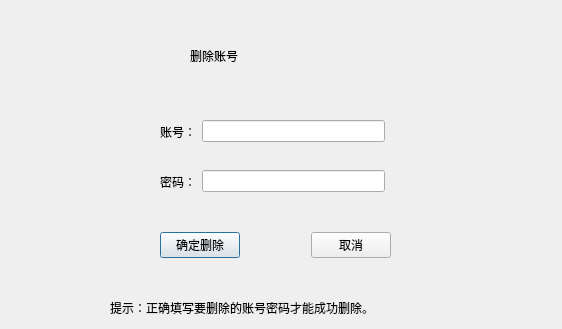
<?xml version="1.0" encoding="UTF-8"?>
<ui version="4.0">
 <class>shanchuyonghu</class>
 <widget class="QDialog" name="shanchuyonghu">
  <property name="geometry">
   <rect>
    <x>0</x>
    <y>0</y>
    <width>562</width>
    <height>329</height>
   </rect>
  </property>
  <property name="windowTitle">
   <string>删除账号</string>
  </property>
  <widget class="QLabel" name="label">
   <property name="geometry">
    <rect>
     <x>190</x>
     <y>10</y>
     <width>181</width>
     <height>91</height>
    </rect>
   </property>
   <property name="styleSheet">
    <string notr="true">font: 26pt &quot;方正舒体&quot;;</string>
   </property>
   <property name="text">
    <string>删除账号</string>
   </property>
  </widget>
  <widget class="QLabel" name="label_4">
   <property name="geometry">
    <rect>
     <x>110</x>
     <y>300</y>
     <width>341</width>
     <height>16</height>
    </rect>
   </property>
   <property name="text">
    <string>提示：正确填写要删除的账号密码才能成功删除。</string>
   </property>
  </widget>
  <widget class="QWidget" name="layoutWidget">
   <property name="geometry">
    <rect>
     <x>160</x>
     <y>120</y>
     <width>225</width>
     <height>23</height>
    </rect>
   </property>
   <layout class="QHBoxLayout" name="horizontalLayout">
    <item>
     <widget class="QLabel" name="label_2">
      <property name="text">
       <string>账号：</string>
      </property>
     </widget>
    </item>
    <item>
     <widget class="QLineEdit" name="le_account"/>
    </item>
   </layout>
  </widget>
  <widget class="QWidget" name="layoutWidget">
   <property name="geometry">
    <rect>
     <x>160</x>
     <y>170</y>
     <width>225</width>
     <height>23</height>
    </rect>
   </property>
   <layout class="QHBoxLayout" name="horizontalLayout_2">
    <item>
     <widget class="QLabel" name="label_3">
      <property name="text">
       <string>密码：</string>
      </property>
     </widget>
    </item>
    <item>
     <widget class="QLineEdit" name="lineEdit">
      <property name="echoMode">
       <enum>QLineEdit::Password</enum>
      </property>
     </widget>
    </item>
   </layout>
  </widget>
  <widget class="QWidget" name="layoutWidget">
   <property name="geometry">
    <rect>
     <x>160</x>
     <y>230</y>
     <width>231</width>
     <height>30</height>
    </rect>
   </property>
   <layout class="QHBoxLayout" name="horizontalLayout_3">
    <item>
     <widget class="QPushButton" name="pushButton">
      <property name="text">
       <string>确定删除</string>
      </property>
     </widget>
    </item>
    <item>
     <spacer name="horizontalSpacer">
      <property name="orientation">
       <enum>Qt::Horizontal</enum>
      </property>
      <property name="sizeHint" stdset="0">
       <size>
        <width>40</width>
        <height>20</height>
       </size>
      </property>
     </spacer>
    </item>
    <item>
     <widget class="QPushButton" name="pushButton_2">
      <property name="text">
       <string>取消</string>
      </property>
     </widget>
    </item>
   </layout>
  </widget>
 </widget>
 <resources/>
 <connections/>
</ui>
